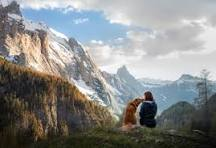
#> input picture image_lab.jpg, 216 x 148 px
$ jupyter execute Lab7.ipynb   (older library calls are emulated)
#> lines starting #> are read from the running program, lines starting #| are printed output that depends on the picture
<a href="https://colab.research.google.com/github/manish23454/Image_processing/blob/main/IPPR_lab7.ipynb" target="_parent"></a>

**Image Segmentation**

[cell 1]
import cv2
import numpy as np
import matplotlib.pyplot as plt
from scipy.signal import convolve2d
from skimage.measure import label

#Read image
im  = cv2.imread('image_lab.jpg')
#> im is the input picture: shape (148, 216, 3); mean B, G, R 136.1, 137.3, 135.8

#Convert BGR to RGB(for displating)
im_rgb = cv2.cvtColor(im, cv2.COLOR_BGR2RGB)

#Convert BGR to GRAY
im1 = cv2.cvtColor(im, cv2.COLOR_BGR2GRAY)
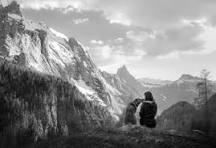
#> im1: shape (148, 216); min 0, max 255, mean 136.7

#mediaan filtering(3*3)
im1 = cv2.medianBlur(im1,3);
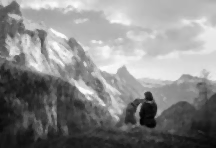
#> im1: shape (148, 216); min 3, max 252, mean 136.6

#Sobel edge detection
grad_x = cv2.Sobel(im1, cv2.CV_32F, 1, 0, ksize=3)
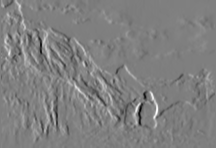
#> grad_x: shape (148, 216) float32; min -511, max 512, mean 3; drawn with min black and max white
grad_y = cv2.Sobel(im1, cv2.CV_32F, 0, 1, ksize=3)
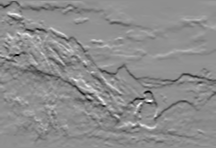
#> grad_y: shape (148, 216) float32; min -457, max 354, mean -9.2; drawn with min black and max white

magnitude = np.sqrt(grad_x**2+grad_y**2)
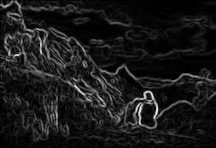
#> magnitude: shape (148, 216) float32; min 0, max 530.1, mean 53.7; drawn with min black and max white
BW = (magnitude>100).astype(np.uint8) #Threshold can be adjsuted
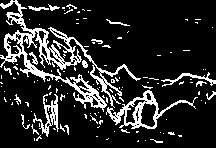
#> BW: shape (148, 216); values 0 (black) and 1 (white), 15.6% white in thin lines or dots

#image dimensions
imx,imy = BW.shape
#> imx = 148; imy = 216

#Mask(same as MATLAB)
msk = np.array([
    [0,0,0,0,0],
    [0,1,1,1,0],
    [0,1,1,1,0],
    [0,1,1,1,0],
    [0,0,0,0,0]
],dtype=np.uint8)
#convolution

B = convolve2d(BW.astype(float), msk.astype(float), mode='same')
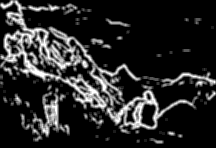
#> B: shape (148, 216) float64; min 0, max 9, mean 1.41; drawn with min black and max white

# Connected component labeling (8-connectivity)
L = label(B > 0, connectivity=2)
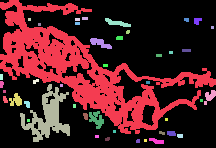
#> L: shape (148, 216) int32; 44 distinct labels, from 0 to 43; one colour per label, 0 black

mx = L.max()
#> mx = 43
print("Total Connected Components:", mx)
#| Total Connected Components: 43

# MATLAB extracts component 17
component_number = 17

n1 = np.zeros((imx, imy), dtype=np.uint8)

if component_number <= mx:
  r, c = np.where(L == component_number)
#> r = [64, 64, 64, 64, 64, 65, 65, 65, 65, 65, 66, 66, 66, 66, 66]; c = [103, 104, 105, 106, 107, 103, 104, 105, 106, 107, 103, 104, 105, 106, 107]
  n1[r, c] = 255
else:
  print(f"Component {component_number} not found.")
# Display results
plt.figure(figsize=(6,6))
plt.imshow(im1, cmap='gray')
plt.title("Image in Grayscale")
plt.axis("off")

plt.figure(figsize=(6,6))
plt.imshow(B, cmap='gray')
plt.title("Segmented Image")
plt.axis("off")

plt.figure(figsize=(6,6))
plt.imshow(n1, cmap='gray')
plt.title("In Array")
plt.axis("off")

plt.show()
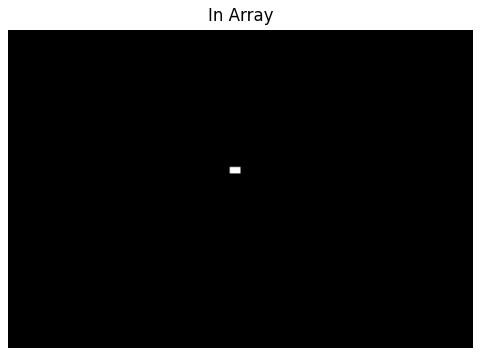
#> figure drawn by matplotlib, 1 panel
